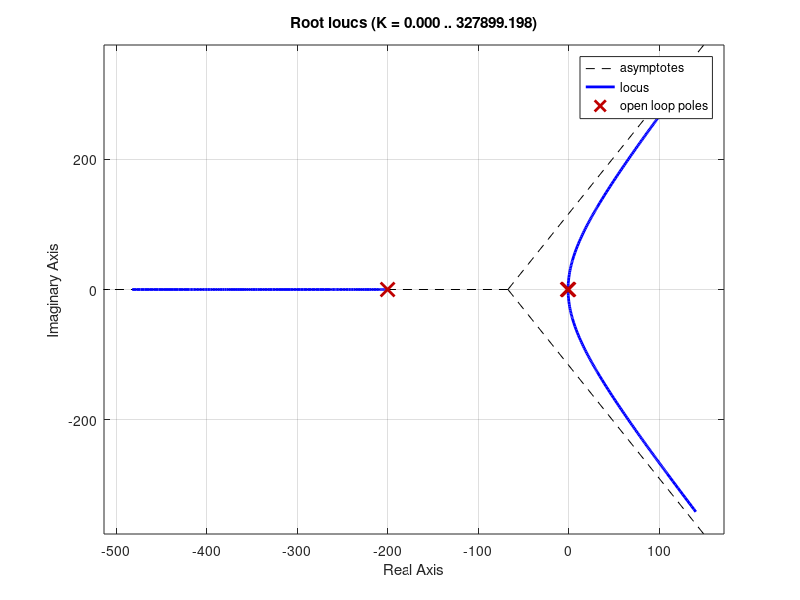
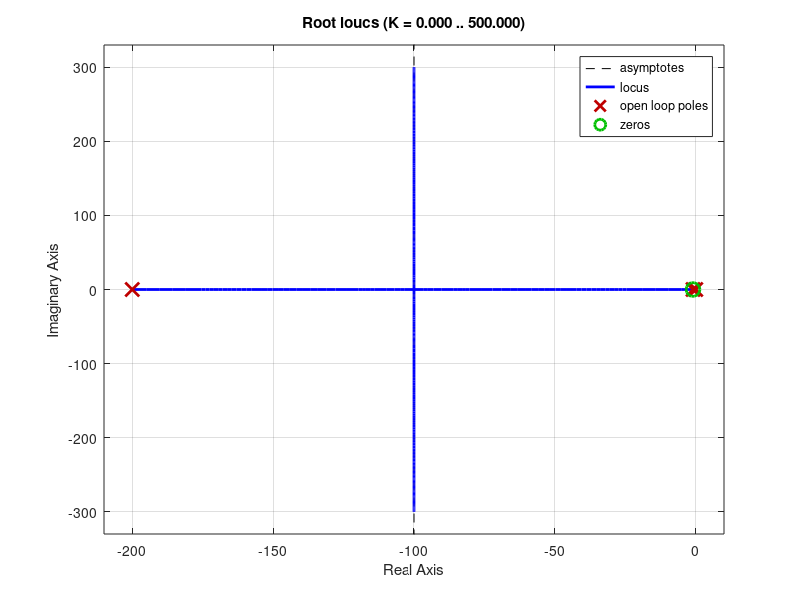
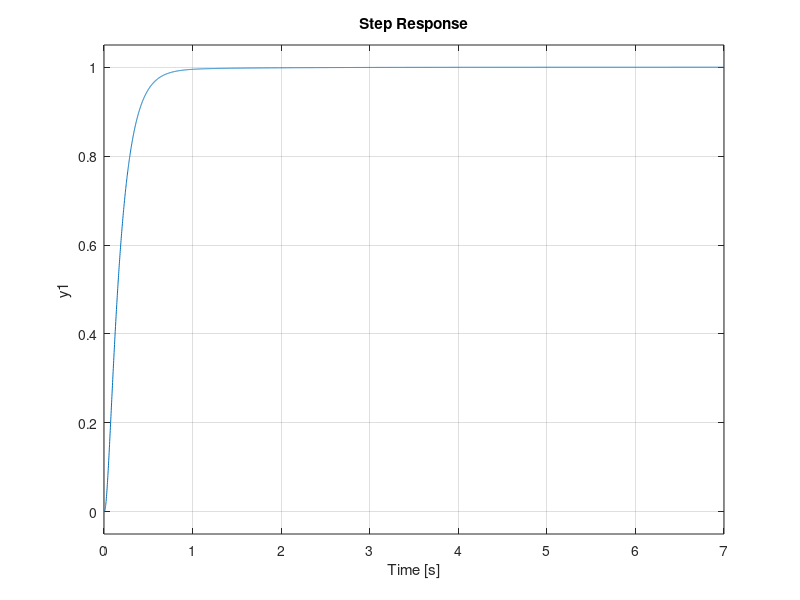
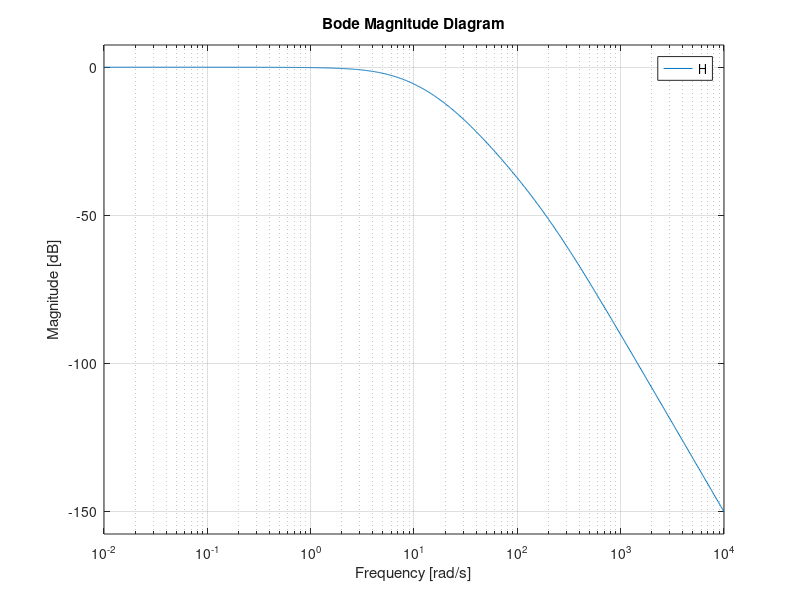

The MATLAB source for these figures, in order: (Note: this script raises an error after producing the figures.)
clc;
clear;
close all;
% Exercise 8.2
s = tf('s');
G = 1/(s*(s+1));
T = 1/100; % sample time
[Gnum, Gden] = tfdata(G);
Gd = 1/(T/2*s+1); % Delay
[Gdnum, Gdden] = tfdata(Gd);

figure
rlocus(G*Gd)

figure
Td = 1;
rlocus(G*Gd*(Td*s+1))

Kp = 5;
N = 30;
K = Kp*(1+N-N/(1+s*Td/N))

[Knum, Kden] = tfdata(K);

figure
H = K*G*Gd / (1+K*G*Gd);
step(H)
figure
bodemag(H)

z = tf('z');
TM = 2/T*(z-1)/(z+1);
Kd = Kp*(1+N-N/(1+TM*Td/N))

[Kdnum, Kdden] = tfdata(Kd);
